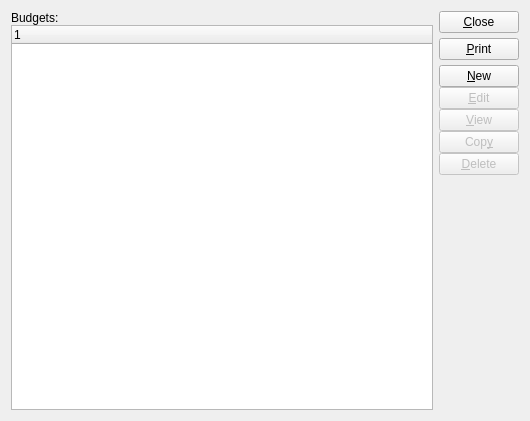
<?xml version="1.0" encoding="UTF-8"?>
<ui version="4.0">
 <comment>This file is part of the xTuple ERP: PostBooks Edition, a free and
open source Enterprise Resource Planning software suite,
Copyright (c) 1999-2019 by OpenMFG LLC, d/b/a xTuple.
It is licensed to you under the Common Public Attribution License
version 1.0, the full text of which (including xTuple-specific Exhibits)
is available at www.xtuple.com/CPAL.  By using this software, you agree
to be bound by its terms.</comment>
 <class>budgets</class>
 <widget class="QWidget" name="budgets">
  <property name="geometry">
   <rect>
    <x>0</x>
    <y>0</y>
    <width>530</width>
    <height>421</height>
   </rect>
  </property>
  <property name="windowTitle">
   <string>List Budgets</string>
  </property>
  <layout class="QHBoxLayout">
   <item>
    <layout class="QVBoxLayout">
     <property name="spacing">
      <number>0</number>
     </property>
     <property name="margin">
      <number>0</number>
     </property>
     <item>
      <widget class="QLabel" name="_budgetLit">
       <property name="text">
        <string>Budgets:</string>
       </property>
       <property name="buddy">
        <cstring>_budget</cstring>
       </property>
      </widget>
     </item>
     <item>
      <widget class="XTreeWidget" name="_budget"/>
     </item>
    </layout>
   </item>
   <item>
    <layout class="QVBoxLayout">
     <property name="spacing">
      <number>5</number>
     </property>
     <property name="margin">
      <number>0</number>
     </property>
     <item>
      <widget class="QPushButton" name="_close">
       <property name="text">
        <string>&amp;Close</string>
       </property>
      </widget>
     </item>
     <item>
      <widget class="QPushButton" name="_print">
       <property name="text">
        <string>&amp;Print</string>
       </property>
      </widget>
     </item>
     <item>
      <layout class="QVBoxLayout">
       <property name="spacing">
        <number>0</number>
       </property>
       <property name="margin">
        <number>0</number>
       </property>
       <item>
        <widget class="QPushButton" name="_new">
         <property name="text">
          <string>&amp;New</string>
         </property>
        </widget>
       </item>
       <item>
        <widget class="QPushButton" name="_edit">
         <property name="enabled">
          <bool>false</bool>
         </property>
         <property name="text">
          <string>&amp;Edit</string>
         </property>
        </widget>
       </item>
       <item>
        <widget class="QPushButton" name="_view">
         <property name="enabled">
          <bool>false</bool>
         </property>
         <property name="text">
          <string>&amp;View</string>
         </property>
        </widget>
       </item>
       <item>
        <widget class="QPushButton" name="_copy">
         <property name="enabled">
          <bool>false</bool>
         </property>
         <property name="text">
          <string>Cop&amp;y</string>
         </property>
        </widget>
       </item>
       <item>
        <widget class="QPushButton" name="_delete">
         <property name="enabled">
          <bool>false</bool>
         </property>
         <property name="text">
          <string>&amp;Delete</string>
         </property>
        </widget>
       </item>
      </layout>
     </item>
     <item>
      <spacer>
       <property name="orientation">
        <enum>Qt::Vertical</enum>
       </property>
       <property name="sizeType">
        <enum>QSizePolicy::Expanding</enum>
       </property>
       <property name="sizeHint" stdset="0">
        <size>
         <width>20</width>
         <height>20</height>
        </size>
       </property>
      </spacer>
     </item>
    </layout>
   </item>
  </layout>
 </widget>
 <layoutdefault spacing="6" margin="11"/>
 <customwidgets>
  <customwidget>
   <class>XTreeWidget</class>
   <extends>QTreeWidget</extends>
   <header>xtreewidget.h</header>
   <container>1</container>
  </customwidget>
 </customwidgets>
 <tabstops>
  <tabstop>_budget</tabstop>
  <tabstop>_new</tabstop>
  <tabstop>_edit</tabstop>
  <tabstop>_view</tabstop>
  <tabstop>_copy</tabstop>
  <tabstop>_delete</tabstop>
  <tabstop>_print</tabstop>
  <tabstop>_close</tabstop>
 </tabstops>
 <resources/>
 <connections>
  <connection>
   <sender>_budget</sender>
   <signal>valid(bool)</signal>
   <receiver>_view</receiver>
   <slot>setEnabled(bool)</slot>
   <hints>
    <hint type="sourcelabel">
     <x>26</x>
     <y>43</y>
    </hint>
    <hint type="destinationlabel">
     <x>468</x>
     <y>145</y>
    </hint>
   </hints>
  </connection>
  <connection>
   <sender>_close</sender>
   <signal>clicked()</signal>
   <receiver>budgets</receiver>
   <slot>close()</slot>
   <hints>
    <hint type="sourcelabel">
     <x>467</x>
     <y>26</y>
    </hint>
    <hint type="destinationlabel">
     <x>20</x>
     <y>20</y>
    </hint>
   </hints>
  </connection>
 </connections>
</ui>
